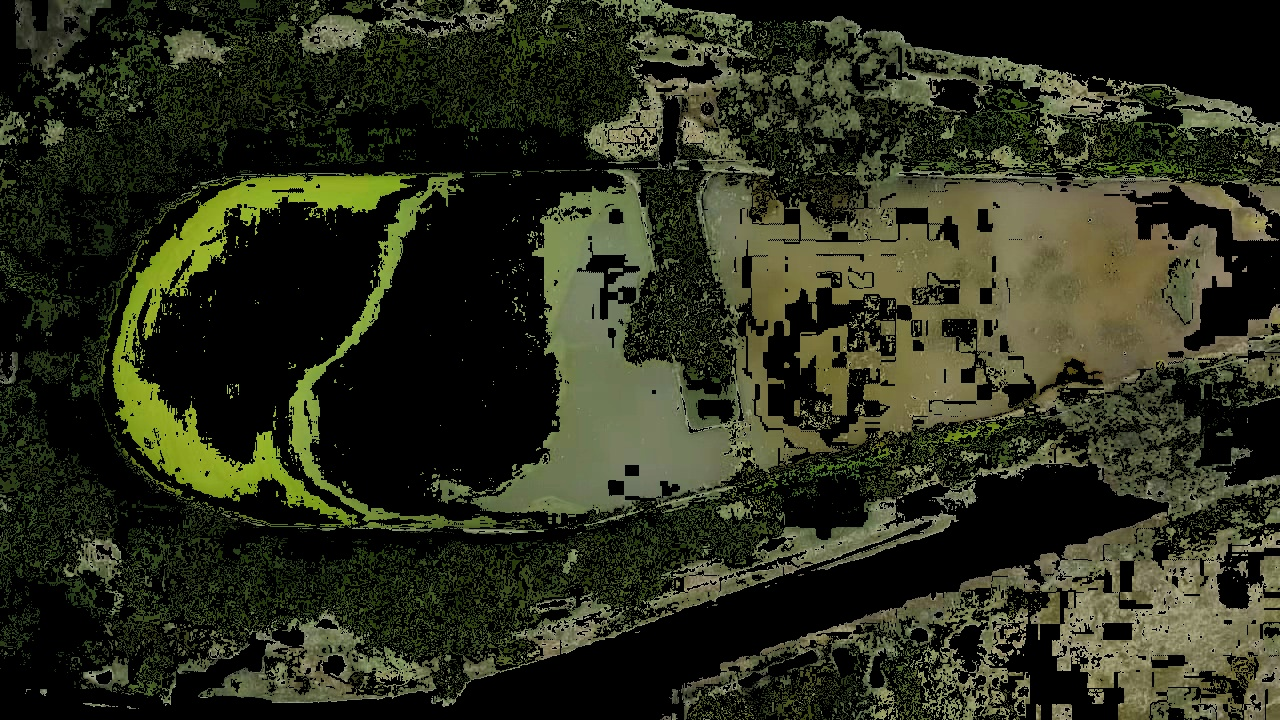
#> input picture Back-End/Python Preprocesamiento/Imagenes/resultado_varios_rangos.jpg, 1280 x 720 px
$ python GSD.py
#> lines starting #> are read from the running program, lines starting #| are printed output that depends on the picture; after the words box and inside, x2 and y2 are one past the last pixel; in counts of white or black regions, pixels touching at a corner belong together; long printed decimals are rounded
import cv2
import numpy as np

# Cargar imagen binarizada (asegúrate de que esté en blanco y negro)
# Por ejemplo, generamos una imagen binarizada con una figura blanca sobre fondo negro
# Reemplaza 'binary_image.png' con la ruta de tu imagen binarizada
binary_image = cv2.imread('Imagenes/resultado_varios_rangos.jpg', cv2.IMREAD_GRAYSCALE)
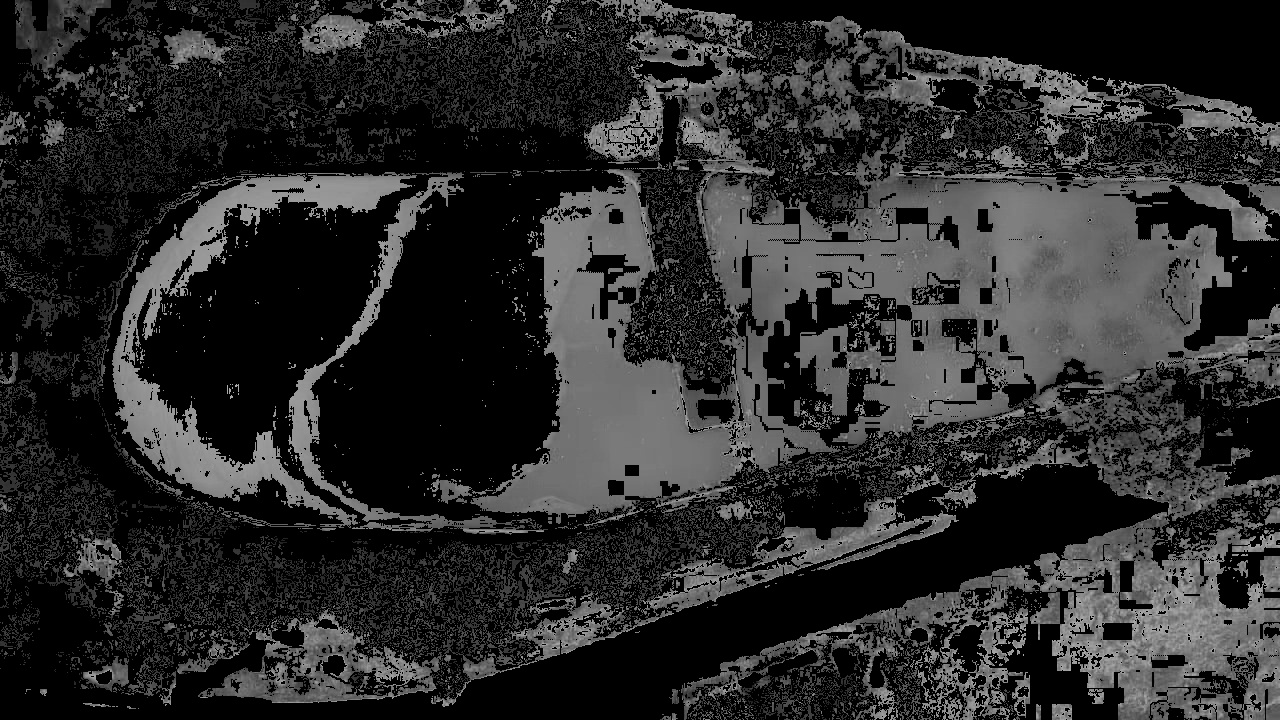
#> binary_image: shape (720, 1280); min 0, max 177, mean 43.3

# Detectar los contornos en la imagen
contours, _ = cv2.findContours(binary_image, cv2.RETR_EXTERNAL, cv2.CHAIN_APPROX_NONE)
#> contours = 529 contours, 521 with area under 20; largest, box (x1, y1, x2, y2) and area: (0, 0, 1280, 720) 792752, (1043, 704, 1072, 720) 296, (80, 691, 144, 712) 196, (1216, 424, 1240, 440) 102, (658, 709, 683, 720) 70, (40, 688, 48, 696) 33, (20, 329, 32, 336) 20, (1232, 256, 1240, 264) 20

# Crear una imagen para dibujar el contorno
contour_image = np.zeros_like(binary_image)

# Dibujar los contornos con un grosor de 1
cv2.drawContours(contour_image, contours, -1, (255), 1)
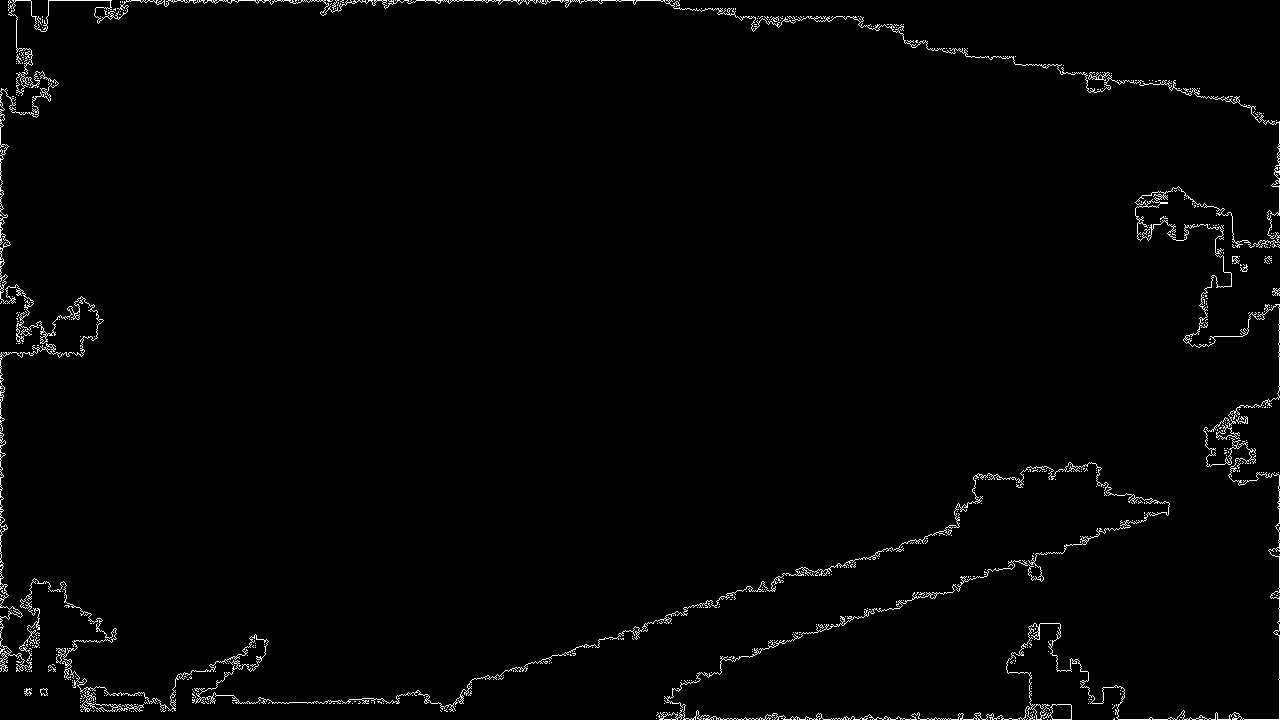
#> contour_image: shape (720, 1280); 1.5% white in thin lines or dots

# Calcular el perímetro usando la distancia euclidiana entre puntos
perimeter = 0
for contour in contours:
    perimeter += cv2.arcLength(contour, closed=True)
#> this loop made 529 passes
#> (contour, perimeter) on passes 1 to 3: ([[1179, 719]], 0), ([[1050, 719]], 0), ([[1047, 719]], 0)
#> after the loop, perimeter = 20342

# Mostrar resultados
print(f"Perímetro del contorno: {perimeter} píxeles")
#| Perímetro del contorno: 20342.044 píxeles

# Visualizar la imagen del contorno
cv2.imshow("Contorno", contour_image)
cv2.waitKey(0)
cv2.destroyAllWindows()
